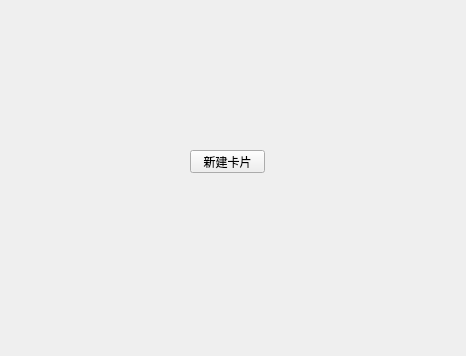
<?xml version="1.0" encoding="UTF-8"?>
<ui version="4.0">
 <class>Qdesker</class>
 <widget class="QMainWindow" name="Qdesker">
  <property name="geometry">
   <rect>
    <x>0</x>
    <y>0</y>
    <width>466</width>
    <height>356</height>
   </rect>
  </property>
  <property name="cursor">
   <cursorShape>ArrowCursor</cursorShape>
  </property>
  <property name="acceptDrops">
   <bool>true</bool>
  </property>
  <property name="windowTitle">
   <string>Qdesker</string>
  </property>
  <property name="windowOpacity">
   <double>1.000000000000000</double>
  </property>
  <property name="documentMode">
   <bool>true</bool>
  </property>
  <widget class="QWidget" name="centralwidget">
   <widget class="QPushButton" name="pushButton">
    <property name="geometry">
     <rect>
      <x>190</x>
      <y>150</y>
      <width>75</width>
      <height>23</height>
     </rect>
    </property>
    <property name="text">
     <string>新建卡片</string>
    </property>
   </widget>
  </widget>
 </widget>
 <resources/>
 <connections/>
</ui>
